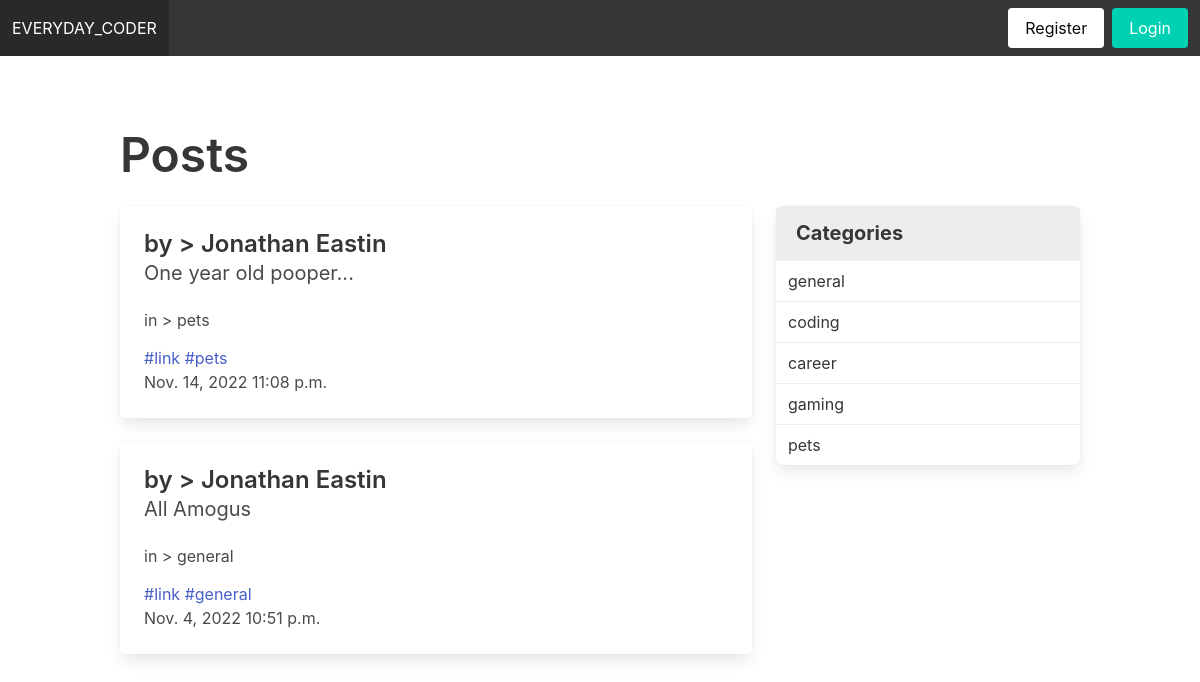
The page / on the database its author committed.
### JonsBlog/models.py (models this page shows, shortened)
class Post(models.Model):
    title = models.CharField(max_length=255, default="Jon's Blog")
    header_image = models.ImageField(null=True, blank=True, upload_to='images/')
    title_tag = models.CharField(max_length=255)
    author = models.ForeignKey(User, on_delete=models.CASCADE)
    body = RichTextField(blank=True, null=True)
    publication_date = models.DateField(auto_now_add=True)
    publication_time = models.TimeField(auto_now_add=True)
    category = models.CharField(max_length=255, default="general")
    snippet = models.CharField(max_length=255)
    likes = models.ManyToManyField(User, related_name='blog_posts')

class Category(models.Model):
    name = models.CharField(max_length=255)
    def __str__(self):
        return self.name

### JonsBlog/views.py (the view)
# urls.py: path('', HomeView.as_view(), name="home"),
class HomeView(ListView):
    model = Post
    template_name = 'home.html'
    ordering = ['-publication_time']
    def get_context_data(self, *args, **kwargs):
        cat_menu = Category.objects.all()
        context = super(HomeView, self).get_context_data(*args, **kwargs)
        context["cat_menu"] = cat_menu
        return context

### JonsBlog/templates/home.html
{% extends 'base.html' %}
{% block content %}
    <h1 class="title is-1">Posts</h1>
    <div class="columns">
        <div class="column is-two-thirds">
            {% if not object_list %}
                <div>No blogs posted yet.</div>
            {% else %}
                {% for post in object_list %}
                    <div class="card">
                        <div class="card-content">
                            <div class="media">
                                <div class="media-content">
                                    <p class="title is-4">by > {{ post.author.first_name }} {{ post.author.last_name }}</p>
                                    <p class="subtitle is-5">{{ post.title_tag }}</p>
                                </div>
                            </div>
                            <div class="content">
                                <p class="subtitle is-6">in > {{ post.category }}</p>
                                <a href="{% url 'article-detail' post.pk %}">#link</a> <a href="#">#{{ post.category }}</a>
                                <br>
                                <time datetime="xxxx-xx-xx">{{ post.publication_date }} {{ post.publication_time }}</time>
                            </div>
                        </div>
                    </div>
                    <br>
                {% endfor %}
            {% endif %}
        </div>
        <div class="column is-one-third">
            {% if not cat_menu %}
                <div>No Categories</div>
            {% else %}
                <nav class="panel">
                    <p class="panel-heading">Categories</p>
                {% for category in cat_menu %}
                    <a class="panel-block" href="{% url 'category' category|slugify %}">
                        {{ category }}
                    </a>
                {% endfor %}
                </nav>
            {% endif %}
        </div>
    </div>
{% endblock %}

### rows shown on the page
Post: author.first_name "Jonathan", author.last_name "Eastin", title_tag "One year old pooper...", category "pets", publication_date "Nov. 14, 2022", publication_time "11:08 p.m."
Post: author.first_name "Jonathan", author.last_name "Eastin", title_tag "All Amogus", category "general", publication_date "Nov. 4, 2022", publication_time "10:51 p.m."
Category: name "general"
Category: name "coding"
Category: name "career"
Category: name "gaming"
Category: name "pets"
